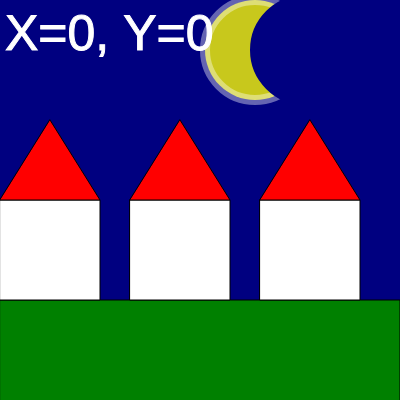
Frame 1 (no input)
Frame 60 (no input): identical to frame 1, image omitted
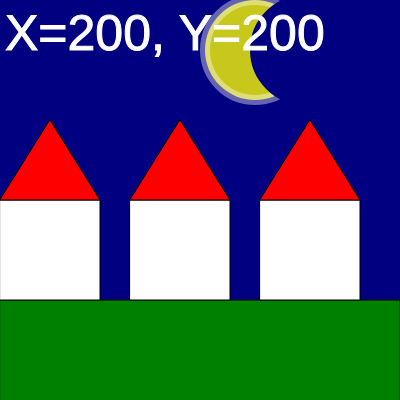
Frame 120 (the mouse pressed at the canvas centre since frame 60)

The p5.js sketch that drew these frames (run headless with seeded random() and noise() and a simulated clock; from frame 60 on, the mouse is pressed at the canvas centre):

// p5.js sketch
// ── sketch.js
let canvasXMax=400, canvasYMax=400;
let moonXpos=255;
let moonYpos=50;
function setup() {
  createCanvas(canvasXMax, canvasYMax);
}
function draw() {
  background("navy");
  //moon
  colorMode(RGB);
  fill(255, 255, 0, 200);
  stroke(255, 255, 255, 100)
  strokeWeight(10); //large outline
  circle(moonXpos, 50, 100)
  //overlappin circle
  stroke("navy");
  fill("navy");
  circle(moonXpos+50, 50,100);
  stroke(0);//black outline
  strokeWeight(1);//outline thickness
  fill("green");
  let y = 300;
  rect(0, y, canvasXMax, y);
  stroke(0);//black outline
  strokeWeight(1);//outline thickness
  let x_casa =0;
  let house_height = 100, house_width=100;
  for(let numero_case=0; numero_case<3; numero_case++){
    fill("white");
    rect(x_casa, y-house_height , house_width, house_height);
    fill("red");
    let roof_height=80;
    triangle(x_casa, y-house_height , x_casa+house_width, y-house_height, x_casa+(house_width/2), y-house_height-roof_height);
    x_casa += house_width+30;
  }
  //displays the x and y position of the mouse on the canvas
  stroke("white");
  strokeWeight(1);
  fill(255);//white text
  textSize(50)
  text(`X=${mouseX}, Y=${mouseY}`, 5, 50);
}

function drawingMoon(){
  //codice che ci serve per disegnare la luna
}
